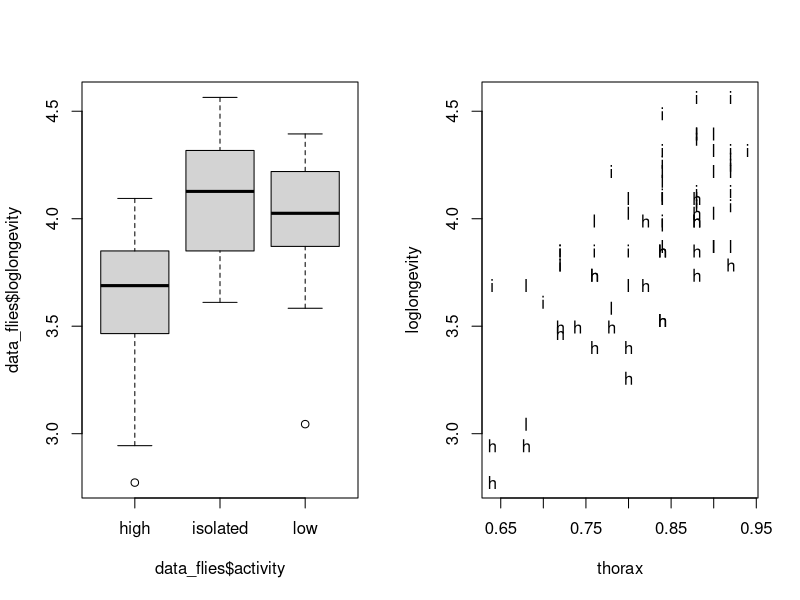
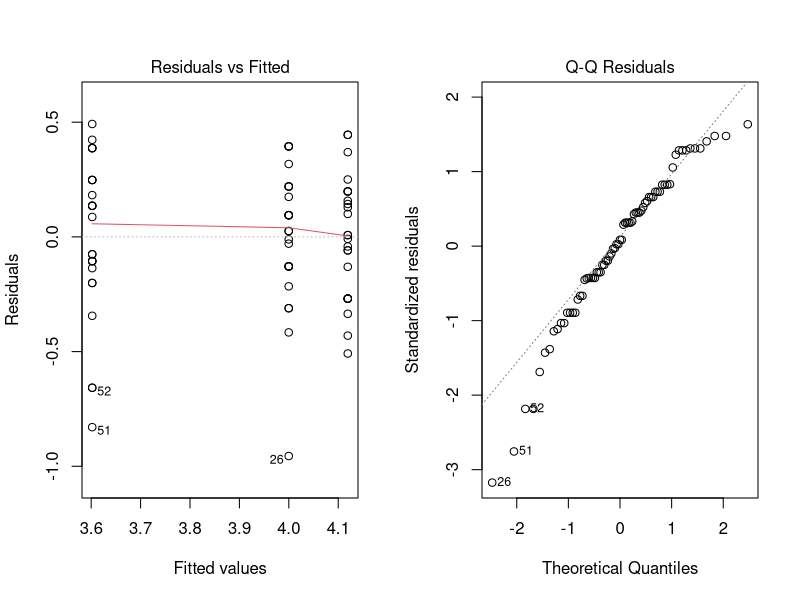
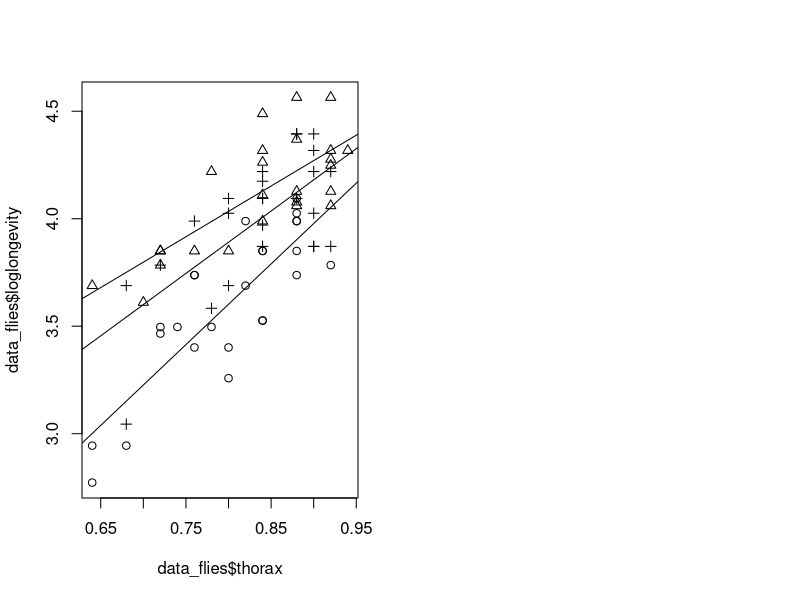
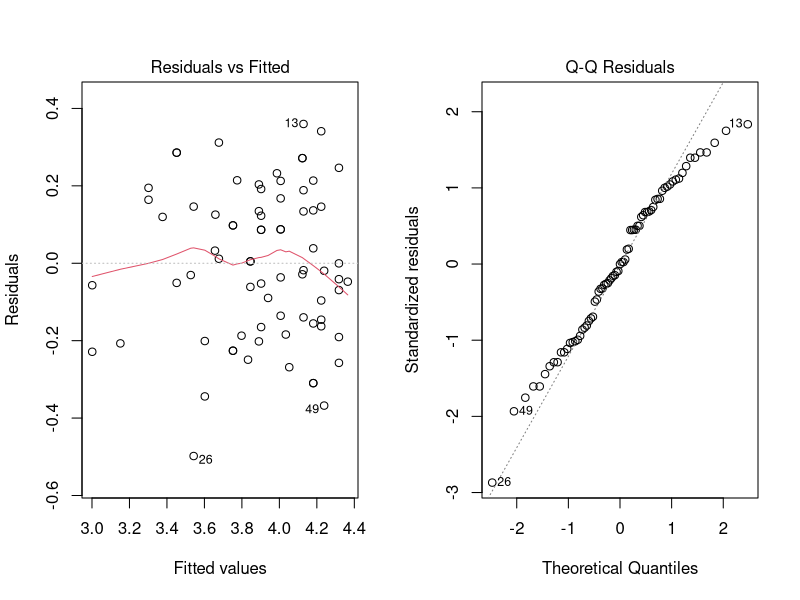
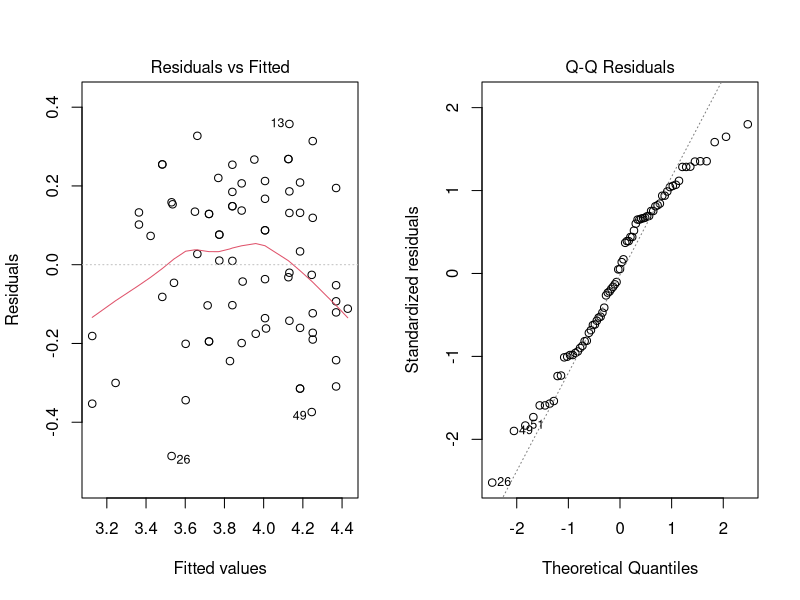
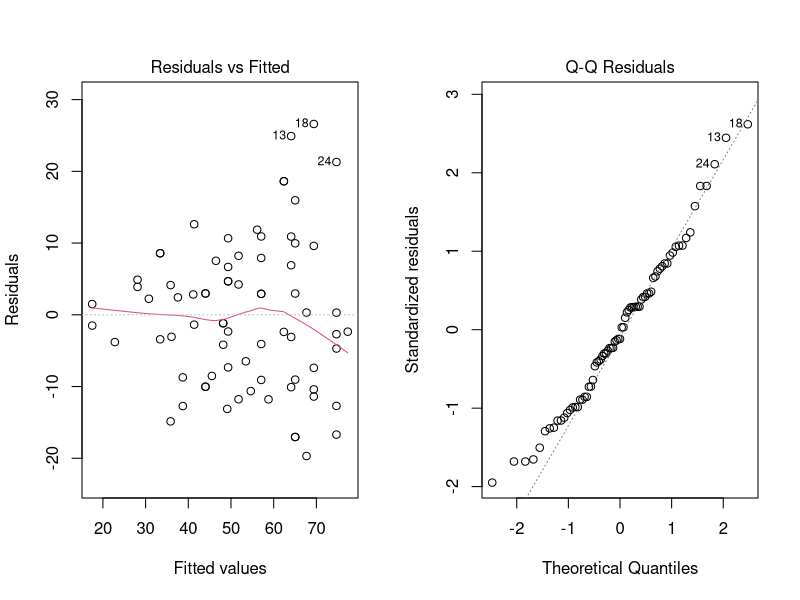
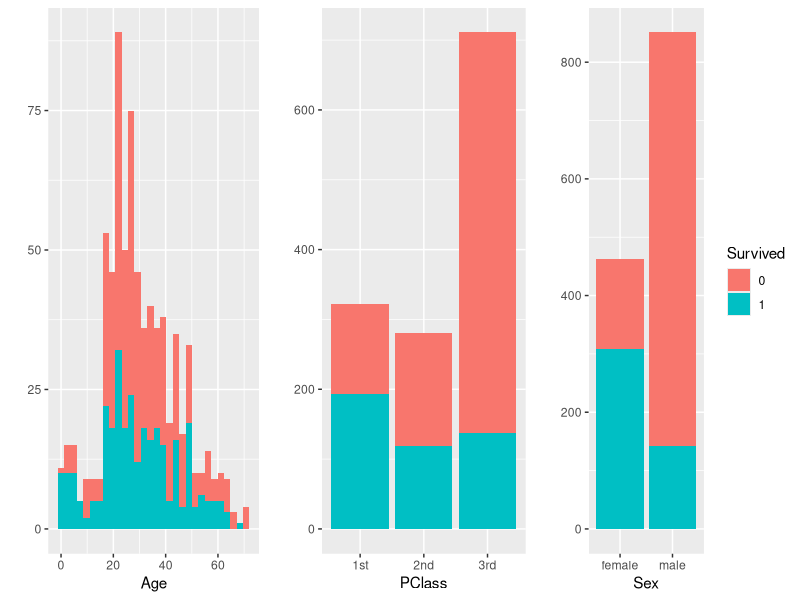

The R source for these figures, in order:
## ---- chunk 1
library(tidyverse)
library(rstudioapi)
library(lme4)
library(car)
library(gridExtra)

knitr::opts_chunk$set(echo = TRUE)
setwd(dirname(getActiveDocumentContext()$path))
# round numbers to 3 digits
options(digits = 3)
## ---- chunk 2
data_flies <- read.table(file="data/fruitflies.txt", header=TRUE)
data_flies$activity <- as.factor(data_flies$activity)
# add loglongevity
data_flies <- data_flies %>% mutate(loglongevity = log(longevity))
# make informative plot - boxplot
par(mfrow=c(1,2));
plot(data_flies$loglongevity~data_flies$activity)
plot(loglongevity~thorax,pch=as.character(activity), data=data_flies)
## ---- chunk 3
# perform test to see if sexual activity has an effect on longevity
model <- lm(loglongevity~activity, data = data_flies) # prepare model
par(mfrow=c(1,2)); plot(model, 1); plot(model, 2) # investigate normality
anova(model); summary(model)$coefficients
## ---- chunk 4
# perform additive ANCOVA analysis
model_1 <- lm(loglongevity~thorax+activity, data = data_flies) # prepare model
anova(model_1); table <- summary(model_1)$coefficients; table
# extract model's parameter
intercept <- table[,1][1]; beta <- table[,1][2]
alpha_high <- 0; alpha_low <- table[,1][4]
alpha_isolated <- table[,1][3]
# calculate mean thorax
mean_thorax <- mean(data_flies$thorax)
# calculate estimates
estimate_high <- exp(1)**(intercept + alpha_high + beta * mean_thorax)
estimate_low <- exp(1)**(intercept + alpha_low + beta * mean_thorax)
estimate_isolated <- exp(1)**(intercept + alpha_isolated + beta * mean_thorax)
estimates <- c(estimate_isolated, estimate_low, estimate_high)
activity_levels <- unique(as.character(data_flies$activity))
knitr::kable(data.frame(Activity = activity_levels,
                           `Longevity estimate` = estimates),
             caption = "Longevity estimates for average thorax fruit fly")
## ---- chunk 5
plot(data_flies$loglongevity~data_flies$thorax,pch=unclass(data_flies$activity))
for (i in activity_levels) { 
  abline(lm(loglongevity~thorax
            ,data=data_flies[data_flies$activity==i,]))}
## ---- chunk 6
# perform ANCOVA with interaction analysis
model_interaction <- lm(loglongevity~thorax*activity, data = data_flies) # prepare model
par(mfrow=c(1,2)); plot(model_interaction , 1); plot(model_interaction , 2) # investigate normality
anova(model_interaction)
## ---- chunk 7
par(mfrow=c(1,2)); plot(model_1 , 1); plot(model_1 , 2) # investigate normality
## ---- chunk 8
# perform additive ANCOVA analysis
model <- lm(longevity~thorax+activity, data = data_flies) # prepare model
anova(model); table <- summary(model)$coefficients; table
# extract model's parameter
intercept <- table[,1][1]; beta <- table[,1][2]
alpha_high <- 0; alpha_low <- table[,1][4]
alpha_isolated <- table[,1][3]
# calculate mean thorax
mean_thorax <- mean(data_flies$thorax)
# calculate estimates
estimate_high <- intercept + alpha_high + beta * mean_thorax
estimate_low <- intercept + alpha_low + beta * mean_thorax
estimate_isolated <- intercept + alpha_isolated + beta * mean_thorax
estimates <- c(estimate_isolated, estimate_low, estimate_high)
activity_levels <- unique(as.character(data_flies$activity))
knitr::kable(data.frame(Activity = activity_levels,
                           `Longevity estimate` = estimates),
             caption = "Longevity estimates for average thorax fruit fly")
## ---- chunk 9
par(mfrow=c(1,2)); plot(model , 1); plot(model , 2) # investigate normality
## ---- chunk 10
par(mfrow=c(1,3))
titanic <- read.table(file="data/titanic.txt", header=TRUE)
titanic$Survived = as.factor(titanic$Survived)
plot1 <- qplot(x = Age, fill = Survived, data = titanic, show.legend = FALSE)
plot2 <- qplot(x = PClass, fill = Survived, data = titanic, show.legend = FALSE)
plot3 <- qplot(x = Sex,fill=Survived, data = titanic)
grid.arrange(plot1, plot2, plot3, ncol=3)
titanic <- read.table(file="data/titanic.txt", header=TRUE)
class_sex =  xtabs(~PClass+ Sex, data=titanic);knitr::kable(class_sex)
tot = xtabs(Survived ~ PClass + Sex, data=titanic);knitr::kable(tot)
knitr::kable(round(tot/class_sex, 2))
## ---- chunk 11
# what to do with NAs?
titanic$PClass <- as.factor(titanic$PClass)
titanic$Sex <- as.factor(titanic$Sex)
logistic <- glm(Survived~PClass+Age+Sex, data = titanic, family = binomial)
summary(logistic)$coefficients
drop1(logistic,test="Chisq")
odds_male_example =  exp(3.7597 + 1 * -1.2920 + 0 * -2.5214 + 1 * -2.6314 + 25 * -0.0392)
odds_male_example
odds_female_example =  exp(3.7597 + 0 * -1.2920 + 0 * -2.5214 + 0 * -2.6314 + 25 * -0.0392)
odds_female_example
## ---- chunk 12
# interaction of sex and age
logistic_interaction_sex <- glm(Survived~Age*Sex, data = titanic, family = binomial)
summary(logistic_interaction_sex)$coefficients

# interaction of PClass and age
logistic_interaction_pclass <- glm(Survived~Age*PClass, data = titanic, family = binomial)
summary(logistic_interaction_pclass)$coefficients
## ---- chunk 13
# add the interaction term
logistic_interaction_1 <- glm(Survived~PClass+Age+Sex+Age:Sex, data = titanic, family = binomial) # remove Age

logistic_interaction_2 <- glm(Survived~PClass+Sex+Age:Sex, data = titanic, family = binomial) # remove Sex

logistic_interaction_final <- glm(Survived~PClass+Age:Sex, data = titanic, family = binomial)
summary(logistic_interaction_final)$coefficients
## ---- chunk 14
# predict for 53 years and all PClass, Sex
classes <- as.character(unique(titanic$PClass))
sexes <- as.character(unique(titanic$Sex))
age <- 53
new_data <- expand.grid(PClass = classes, Sex = sexes, Age = age)
results <- predict(logistic_interaction_final, new_data, type="response")
final <- new_data %>% bind_cols(Survival = results)
knitr::kable(final)
## ---- chunk 15
# Makes a contingency table and chi-squared test for survived with class and gender
tab1 = table(titanic$Survived,titanic$Sex)
chisq.test(tab1)
total_s= rowSums(rbind(tab1,NaN));total_g = colSums(tab1);
tab1 = rbind(tab1,total_g);tab1 = cbind(tab1,total_s)
knitr::kable(tab1)


tab2 = table(titanic$Survived,titanic$PClass)
chisq.test(tab2)
total_c= rowSums(rbind(tab2,NaN));total_g = colSums(tab2);
tab2 = rbind(tab2,total_g);tab2 = cbind(tab2,total_s)
knitr::kable(tab2)

## ---- chunk 16
africa <- read.table(file="data/africa.txt", header=TRUE)
africa$pollib <- as.factor(africa$pollib)
poisson_model <- glm(miltcoup~oligarchy+pollib+parties+pctvote+popn+size+numelec+numregim,family=poisson,data=africa)
summary(poisson_model)
## ---- chunk 17
# For every summary the variable with the highest P-value was excluded
summary(glm(miltcoup~oligarchy+pollib+parties+pctvote+popn+size+
              numelec+numregim,family=poisson,data=africa)) # remove numelec

summary(glm(miltcoup~oligarchy+pollib+parties+pctvote+popn+size+
              numregim,family=poisson,data=africa)) # remove numregim

summary(glm(miltcoup~oligarchy+pollib+parties+pctvote+popn+size,
            family=poisson,data=africa)) # remove size

summary(glm(miltcoup~oligarchy+pollib+parties+pctvote+popn,
            family=poisson,data=africa)) # remove popn

summary(glm(miltcoup~oligarchy+pollib+parties+pctvote,
            family=poisson,data=africa)) # remove pctvote
## ---- chunk 18
final_poisson <- glm(miltcoup~oligarchy+pollib+parties,
                     family=poisson,data=africa) # final
summary(final_poisson)
## ---- chunk 19
# get average values
new_data <- africa %>% mutate_if(is.numeric, mean) %>% select(-pollib, -miltcoup)
new_data <- new_data[1,]
avg_oligarchy <- new_data$oligarchy; avg_parties <- new_data$parties;
avg_pctvote <- new_data$pctvote; avg_popn <- new_data$popn;
avg_size <- new_data$size; avg_numelec <- new_data$numelec;
avg_numregim <- new_data$numregim

# get a list of political liberalization levels
pollib <- sort(as.character(unique(africa$pollib)))
new_data <- expand.grid(pollib = pollib, oligarchy = avg_oligarchy,
                        parties = avg_parties, pctvote = avg_pctvote,
                        popn = avg_popn, size = avg_size,
                        numelec = avg_numelec, numregim = avg_numregim)

new_data_reduced <- expand.grid(pollib = pollib, oligarchy = avg_oligarchy,
                        parties = avg_parties)

results <- predict(final_poisson, new_data_reduced, type="response")
final <- new_data_reduced %>% bind_cols(Prediction = results)
knitr::kable(final, caption = "Predictions with the model from b)")
